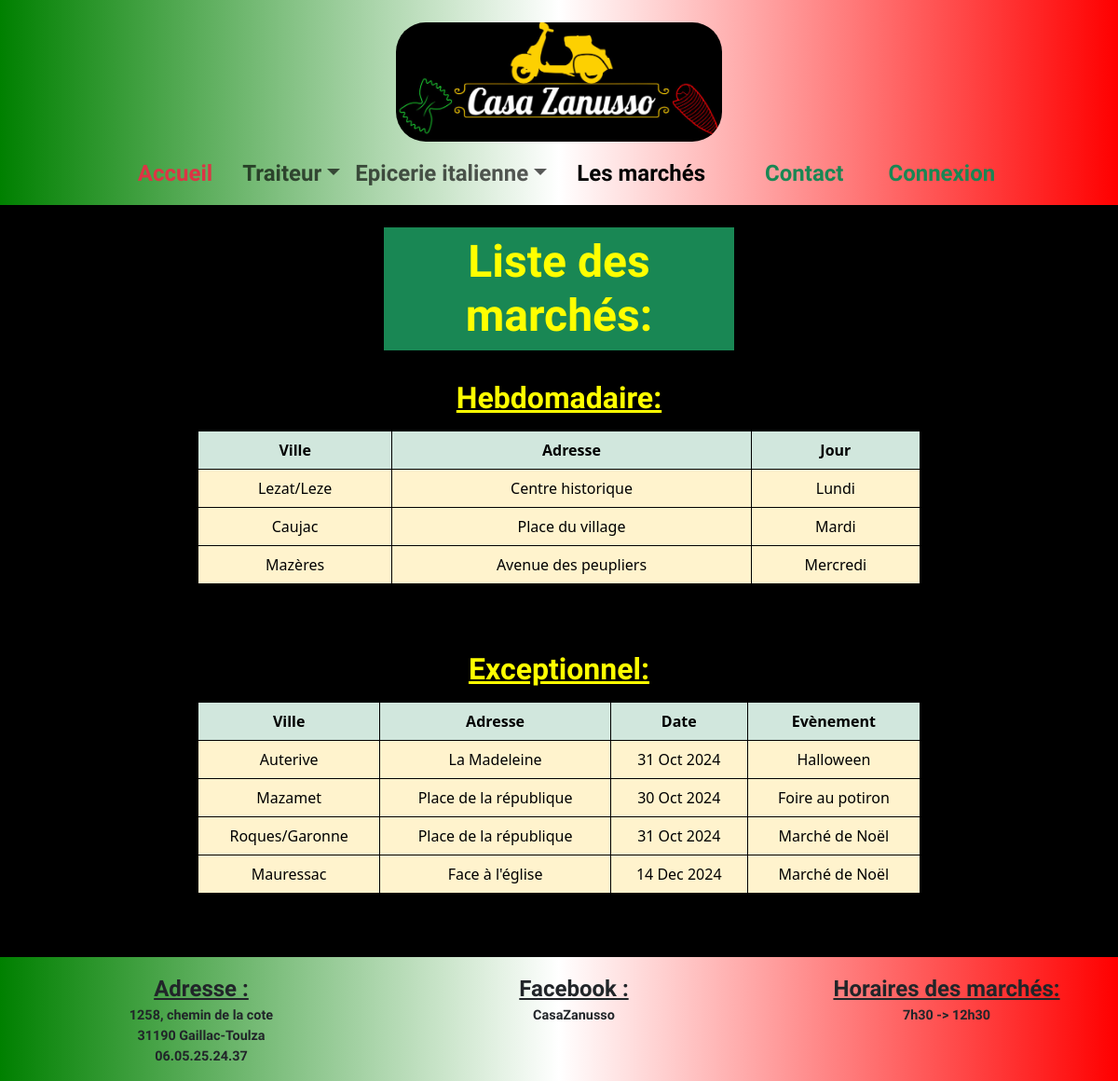
The page /front/marche_accueil.php on the database as committed earlier.
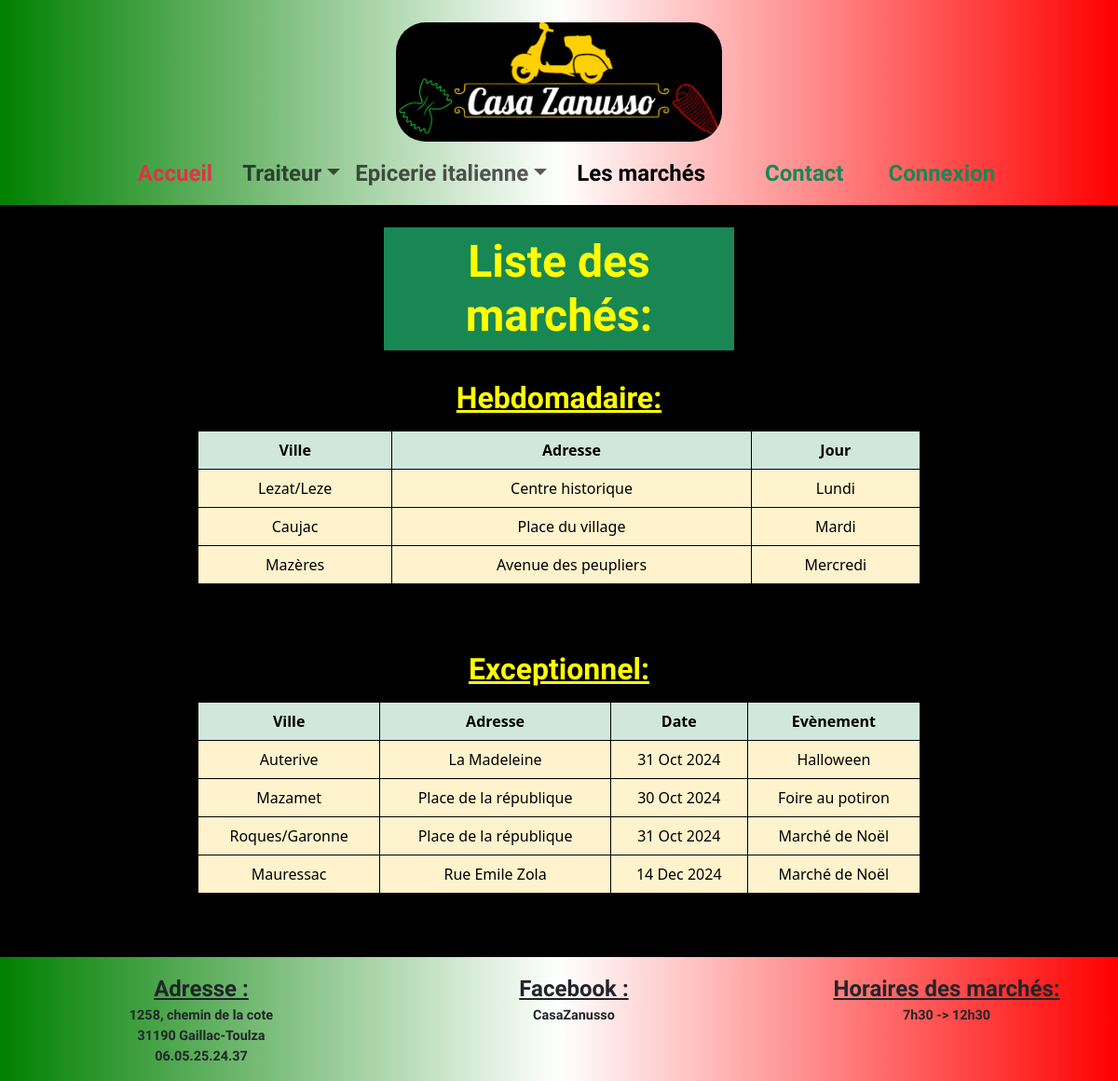
The same page on the database as committed later.
### tables this page shows
CREATE TABLE marches (
  id_marche int(11) NOT NULL AUTO_INCREMENT PRIMARY KEY,
  ville_marche text NOT NULL,
  adresse_marche text NOT NULL,
  jour_marche ENUM('Lundi','Mardi','Mercredi','Jeudi','Vendredi','Samedi','Dimanche') NOT NULL,
  frequence_marche ENUM('Hebdomadaire','Exceptionnel','','') NOT NULL,
  date_marche date DEFAULT NULL,
  evenement_marche text DEFAULT NULL
);

### front/marche_accueil.php (the view, shortened to what this page needs)
<?php
include("../front/connect_mysql.php");
?>
<div class="container-fluid">
    <div class="mb-5 text-center">
        <div class="row mt-3 justify-content-center">
            <div class="col-12 col-lg-4">
            <h1 class="dancing-script-menu bg-success p-2" style="font-size: 3rem;color:yellow;">Liste des marchés:</h1>
        </div>
    </div>
    <div class="row mt-3 justify-content-center">
    <div class="col-12 col-lg-8">
    <h2 class="dancing-script-menu p-2 text-decoration-underline" style="font-size: 2rem;color:yellow;">Hebdomadaire:</h2>
    <table class="table table-warning table-bordered border-3 border-black">
        <thead>
            <tr class="table table-success table-bordered  border-black">
                <th scope="col">Ville</th>
                <th scope="col">Adresse</th>
                <th scope="col">Jour</th>
            </tr>
        </thead>
    <tbody>
    <?php
        $recupMarches = $bd->query("SELECT * FROM marches where frequence_marche='Hebdomadaire'");
        while($marche = $recupMarches->fetch()){
    ?>
        <tr>
            <td><?php echo $marche['ville_marche'] ?></td>
            <td><?php echo $marche['adresse_marche'] ?></td>
            <td><?php echo $marche['jour_marche'] ?></td>
        </tr>
        <?php
        }
      ?>
       </tbody>
       </table>
    </div>
    </div>
    <div class="row mt-3 justify-content-center mt-5">
    <div class="col-12 col-lg-8">
    <h2 class="dancing-script-menu p-2 text-decoration-underline" style="font-size: 2rem;color:yellow;">Exceptionnel:</h2>
    <table class="table table-warning table-bordered border-3 border-black">
        <thead>
            <tr class="table table-success table-bordered  border-black">
                <th scope="col">Ville</th>
                <th scope="col">Adresse</th>
                <th scope="col">Date</th>
                <th scope="col">Evènement</th>
            </tr>
        </thead>
    <tbody>
    <?php
        $recupMarches = $bd->query("SELECT * FROM marches where frequence_marche='Exceptionnel'");
        while($marche = $recupMarches->fetch()){
    ?>
        <tr>
            <td><?php echo $marche['ville_marche'] ?></td>
            <td><?php echo $marche['adresse_marche'] ?></td>
            <td><?php echo date("d M Y", strtotime($marche['date_marche'])) ?></td>
            <td><?php echo $marche['evenement_marche'] ?></td>
        </tr>
        <?php
        }
      ?>
       </tbody>
       </table>
    </div>
    </div>
    </div>

Rows that differ between the two databases and show on the page:
changed marches "Mauressac": adresse_marche "Face à l'église" → "Rue Emile Zola"
